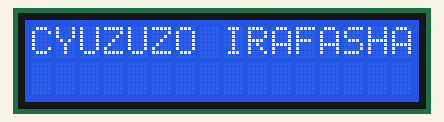
Simulated run of this sketch. Board: Arduino Uno, built with avr-gcc and run on an emulated ATmega328P. Parts: 16×2 character LCD. Random numbers use the default seed unless the sketch sets one; what the sketch prints to the serial monitor is not drawn.

Above: at 0.46 s.
At 5.26 s:
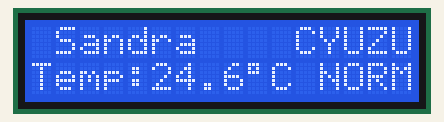
At 9.76 s:
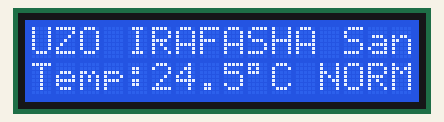
At 19.11 s:
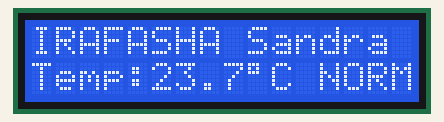
At 29.06 s:
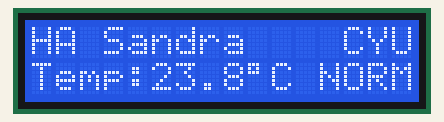
At 39.76 s:
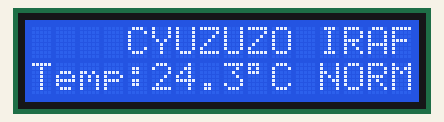

The sketch:

temperature_lcd.ino
```cpp
#include <Wire.h>
#include <LiquidCrystal_I2C.h>

LiquidCrystal_I2C lcd(0x27, 16, 2);

String candidateName = "CYUZUZO IRAFASHA Sandra";

int scrollPos = 0;
unsigned long lastScroll = 0;
unsigned long lastRead = 0;

float simulatedTemp = 24.5;

void setup()
{
    Serial.begin(9600);

    lcd.init();
    lcd.backlight();
    lcd.clear();
}

void loop()
{
    unsigned long currentTime = millis();

    // ===== LCD ROW 1: SCROLL NAME =====
    if (currentTime - lastScroll >= 300)
    {
        lastScroll = currentTime;
        lcd.setCursor(0, 0);

        if (candidateName.length() <= 16)
        {
            lcd.print("                ");
            lcd.setCursor(0, 0);
            lcd.print(candidateName);
        }
        else
        {
            String text = candidateName + "    ";
            String displayText = text + text;

            lcd.print(displayText.substring(scrollPos, scrollPos + 16));
            scrollPos++;

            if (scrollPos >= text.length())
                scrollPos = 0;
        }
    }

    // ===== TEMP + SERIAL OUTPUT =====
    if (currentTime - lastRead >= 1000)
    {
        lastRead = currentTime;

        float fluctuation = ((random(0, 60) - 30) / 100.0);
        simulatedTemp += fluctuation;

        if (simulatedTemp < 22.0) simulatedTemp = 22.5;
        if (simulatedTemp > 28.0) simulatedTemp = 27.5;

        String status = "NORMAL";
        if (simulatedTemp > 35.0) status = "HIGH";
        else if (simulatedTemp < 15.0) status = "LOW";

        // ===== LCD ROW 2 =====
        lcd.setCursor(0, 1);
        lcd.print("Temp:");
        lcd.print(simulatedTemp, 1);
        lcd.print((char)223);
        lcd.print("C ");
        lcd.print(status);
        lcd.print("    ");

        // ===== SERIAL OUTPUT (CLEAN FORMAT) =====
        Serial.println("================================");
        Serial.println("Candidate name:");
        Serial.println(candidateName);
        Serial.println();
        Serial.println("Temperature:");
        Serial.print(simulatedTemp, 1);
        Serial.print(simulatedTemp, 1);
Serial.print(",");
Serial.println(status);
    }
}
```
